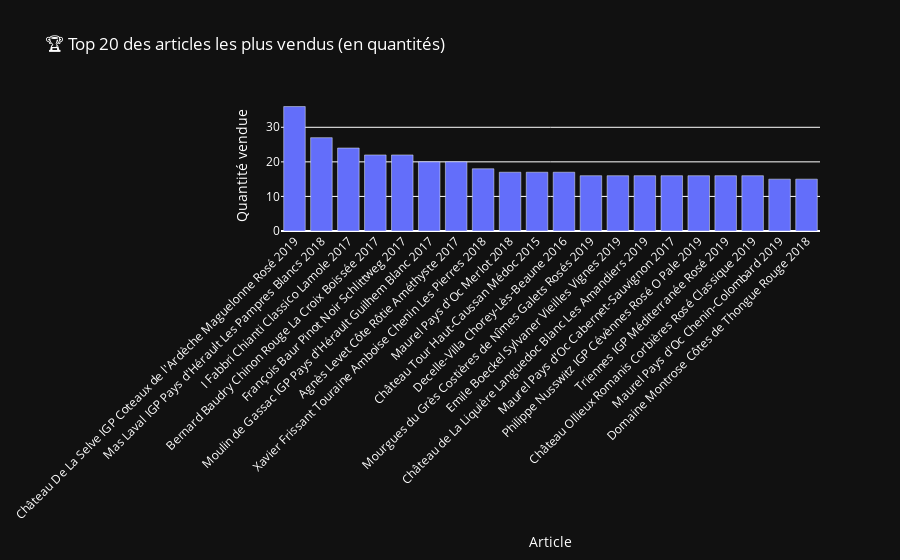

Notebook cell for this chart:
### Markdown cell above
<a id="etape5_2"></a>
<div style="border: 1px solid RGB(0,150,250); border-radius:5px; background-color:rgba(51,165,182,0.05);">

  <h3 style="margin:auto; padding:15px 20px; color:RGB(51,165,182); display:flex; align-items:center;">
    <a href="#top" style="text-decoration:none; display:flex; align-items:center; margin-right:10px;">
      <img src="assets/img/house-solid-full.svg" width="16"
           style="vertical-align:middle; filter: invert(64%) sepia(53%) saturate(379%) hue-rotate(150deg) brightness(95%) contrast(92%);">
    </a>
    Etape 5.2 - Analyse des ventes en quantité
  </h3>
</div>

### Code cell
#####################################
# Palmarès des articles en quantité #
#####################################

# Trier les articles selon la quantité totale vendue (ordre décroissant)
palmares_qte = df_final.sort_values(by="total_sales", ascending=False).reset_index(drop=True)

# Afficher les 20 premiers articles les plus vendus
fig = px.bar(
    palmares_qte.head(20),
    x="post_title",
    y="total_sales",
    title="🏆 Top 20 des articles les plus vendus (en quantités)",
    labels={"post_title": "Article", "total_sales": "Quantité vendue"},
)
fig.update_layout(xaxis_tickangle=-45, plot_bgcolor="#111", paper_bgcolor="#111", font_color="white")
fig.show()

### Figure 1 — Plotly figure (JSON) as saved in the notebook; plotly's stock layout.template omitted (floating-point values rounded to 4 significant figures)
{"data": [{"hovertemplate": "Article=%{x}<br>Quantité vendue=%{y}<extra></extra>", "legendgroup": "", "marker": {"color": "#636efa", "pattern": {"shape": ""}}, "name": "", "orientation": "v", "showlegend": false, "textposition": "auto", "type": "bar", "x": ["Château De La Selve IGP Coteaux de l'Ardèche Maguelonne Rosé 2019", "Mas Laval IGP Pays d'Hérault Les Pampres Blancs 2018", "I Fabbri Chianti Classico Lamole 2017", "Bernard Baudry Chinon Rouge La Croix Boissée 2017", "François Baur Pinot Noir Schlittweg 2017", "Moulin de Gassac IGP Pays d'Hérault Guilhem Blanc 2017", "Agnès Levet Côte Rôtie Améthyste 2017", "Xavier Frissant Touraine Amboise Chenin Les Pierres 2018", "Maurel Pays d'Oc Merlot 2018", "Château Tour Haut-Caussan Médoc 2015", "Decelle-Villa Chorey-Lès-Beaune 2016", "Mourgues du Grès Costières de Nîmes Galets Rosés 2019", "Emile Boeckel Sylvaner Vieilles Vignes 2019", "Château de La Liquière Languedoc Blanc Les Amandiers 2019", "Maurel Pays d'Oc Cabernet-Sauvignon 2017", "Philippe Nusswitz IGP Cévènnes Rosé O Pale 2019", "Triennes IGP Méditerranée Rosé 2019", "Château Ollieux Romanis Corbières Rosé Classique 2019", "Maurel Pays d'Oc Chenin-Colombard 2019", "Domaine Montrose Côtes de Thongue Rouge 2018"], "xaxis": "x", "y": [36.0, 27.0, 24.0, 22.0, 22.0, 20.0, 20.0, 18.0, 17.0, 17.0, 17.0, 16.0, 16.0, 16.0, 16.0, 16.0, 16.0, 16.0, 15.0, 15.0], "yaxis": "y"}], "layout": {"barmode": "relative", "font": {"color": "white"}, "legend": {"tracegroupgap": 0}, "paper_bgcolor": "#111", "plot_bgcolor": "#111", "title": {"text": "🏆 Top 20 des articles les plus vendus (en quantités)"}, "xaxis": {"anchor": "y", "domain": [0, 1], "tickangle": -45, "title": {"text": "Article"}}, "yaxis": {"anchor": "x", "domain": [0, 1], "title": {"text": "Quantité vendue"}}}}
